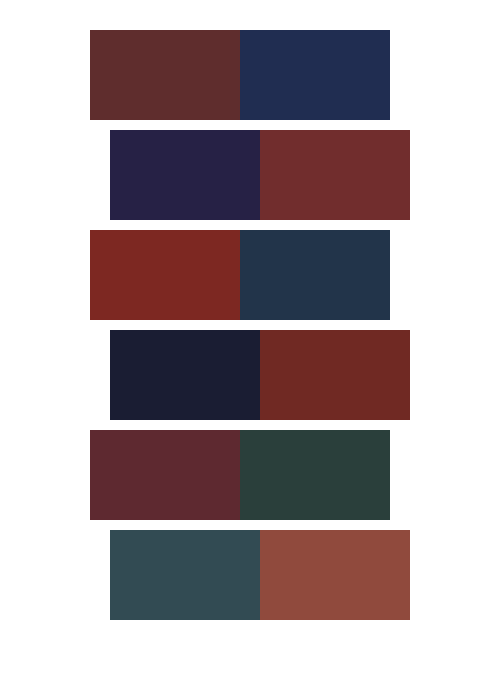
Frame 1 (no input)
Frame 60 (no input): identical to frame 1, image omitted
Frame 120 (the mouse pressed at the canvas centre since frame 60): identical to frame 1, image omitted

The p5.js sketch that drew this single still picture (run headless with seeded random() and noise() and a simulated clock; from frame 60 on, the mouse is pressed at the canvas centre):

// p5.js sketch
// ── sketch.js
function setup() {
  createCanvas (500,700);
}

function draw() {
  background(255);
  //Top squares
  noStroke();
  fill(95,45,45);
  rect (90,30,150,90);
  noStroke();
  fill(32,45,81);
  rect (240,30,150,90);
  //2nd square
  noStroke();
  fill(38,33,69);
  rect (110,130,150,90);
  noStroke();
  fill(113,45,45);
  rect (260,130,150,90);
  //3rd squares
  noStroke();
  fill(125,40,34);
  rect (90,230,150,90);
  noStroke();
  fill(34,52,74);
  rect (240,230,150,90);
  //4th squares
  noStroke();
  fill(26,29,51);
  rect (110,330,150,90);
  noStroke();
  fill(112,41,35);
  rect (260,330,150,90);
  //5th squares
  noStroke();
  fill(94,41,48);
  rect (90,430,150,90);
  noStroke();
  fill(42,63,59);
  rect (240,430,150,90);
  //6th squares
  noStroke();
  fill(50,75,83);
  rect (110,530,150,90);
  noStroke();
  fill(144,74,61);
  rect (260,530,150,90);
  
}
